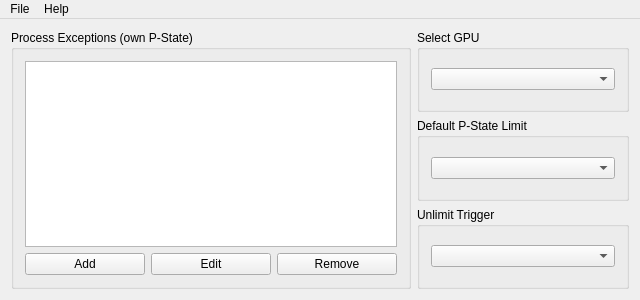
<?xml version="1.0" encoding="UTF-8"?>
<ui version="4.0">
 <class>limitnvpstateClass</class>
 <widget class="QMainWindow" name="limitnvpstateClass">
  <property name="enabled">
   <bool>true</bool>
  </property>
  <property name="geometry">
   <rect>
    <x>0</x>
    <y>0</y>
    <width>640</width>
    <height>300</height>
   </rect>
  </property>
  <property name="minimumSize">
   <size>
    <width>640</width>
    <height>300</height>
   </size>
  </property>
  <property name="maximumSize">
   <size>
    <width>640</width>
    <height>300</height>
   </size>
  </property>
  <property name="windowTitle">
   <string>limit-nvpstate</string>
  </property>
  <property name="windowIcon">
   <iconset theme=":/limitnvpstate/icon.ico">
    <normaloff>.</normaloff>.</iconset>
  </property>
  <widget class="QWidget" name="centralWidget">
   <layout class="QHBoxLayout" name="horizontalLayout">
    <item>
     <widget class="QGroupBox" name="groupBox">
      <property name="maximumSize">
       <size>
        <width>400</width>
        <height>16777215</height>
       </size>
      </property>
      <property name="title">
       <string>Process Exceptions (own P-State)</string>
      </property>
      <layout class="QVBoxLayout" name="verticalLayout_3">
       <item>
        <widget class="QListWidget" name="processExceptionsList"/>
       </item>
       <item>
        <layout class="QHBoxLayout" name="horizontalLayout_9">
         <item>
          <widget class="QPushButton" name="addProcess">
           <property name="text">
            <string>Add</string>
           </property>
          </widget>
         </item>
         <item>
          <widget class="QPushButton" name="editProcess">
           <property name="text">
            <string>Edit</string>
           </property>
          </widget>
         </item>
         <item>
          <widget class="QPushButton" name="removeProcess">
           <property name="text">
            <string>Remove</string>
           </property>
          </widget>
         </item>
        </layout>
       </item>
      </layout>
     </widget>
    </item>
    <item>
     <layout class="QVBoxLayout" name="verticalLayout_2">
      <item>
       <widget class="QGroupBox" name="groupBox_2">
        <property name="title">
         <string>Select GPU</string>
        </property>
        <layout class="QHBoxLayout" name="horizontalLayout_3">
         <item>
          <widget class="QComboBox" name="selectedGPU"/>
         </item>
        </layout>
       </widget>
      </item>
      <item>
       <widget class="QGroupBox" name="groupBox_3">
        <property name="title">
         <string>Default P-State Limit</string>
        </property>
        <layout class="QHBoxLayout" name="horizontalLayout_4">
         <item>
          <widget class="QComboBox" name="selectedPState"/>
         </item>
        </layout>
       </widget>
      </item>
      <item>
       <widget class="QGroupBox" name="groupBox_5">
        <property name="title">
         <string>Unlimit Trigger</string>
        </property>
        <layout class="QVBoxLayout" name="verticalLayout">
         <item>
          <widget class="QComboBox" name="unlimitTrigger"/>
         </item>
        </layout>
       </widget>
      </item>
     </layout>
    </item>
   </layout>
  </widget>
  <widget class="QMenuBar" name="menuBar">
   <property name="geometry">
    <rect>
     <x>0</x>
     <y>0</y>
     <width>640</width>
     <height>20</height>
    </rect>
   </property>
   <widget class="QMenu" name="menuFile">
    <property name="title">
     <string>File</string>
    </property>
    <addaction name="actionStartMinimized"/>
    <addaction name="actionAddToStartup"/>
    <addaction name="separator"/>
    <addaction name="actionExit"/>
   </widget>
   <widget class="QMenu" name="menuHelp">
    <property name="title">
     <string>Help</string>
    </property>
    <addaction name="actionAbout"/>
   </widget>
   <addaction name="menuFile"/>
   <addaction name="menuHelp"/>
  </widget>
  <action name="actionStartMinimized">
   <property name="checkable">
    <bool>true</bool>
   </property>
   <property name="text">
    <string>Start Minimized</string>
   </property>
  </action>
  <action name="actionAddToStartup">
   <property name="checkable">
    <bool>true</bool>
   </property>
   <property name="text">
    <string>Add To Startup</string>
   </property>
  </action>
  <action name="actionExit">
   <property name="text">
    <string>Exit</string>
   </property>
  </action>
  <action name="actionAbout">
   <property name="text">
    <string>About</string>
   </property>
  </action>
 </widget>
 <layoutdefault spacing="6" margin="11"/>
 <resources>
  <include location="limitnvpstate.qrc"/>
 </resources>
 <connections/>
</ui>
